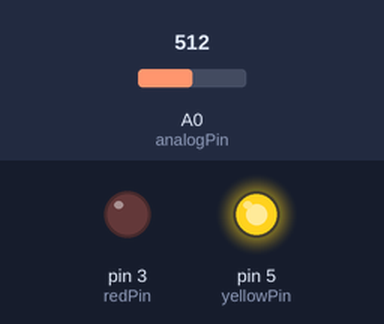
Bench run of a sketch on a simulated Arduino Uno, built with avr-gcc and run on an emulated ATmega328P. Parts: output pins drawn as LEDs (lit = HIGH). The inputs (shaded band) are chosen by the test bench; at power-on: A0 (analogPin) = 512.

Above: at 1.2 s.
1.3 s: A0 (analogPin) set to 499
At 1.8 s:
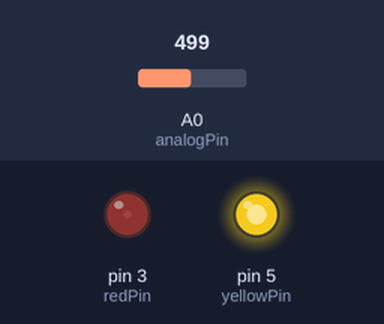
2.8 s: A0 (analogPin) set to 511
At 3.9 s:
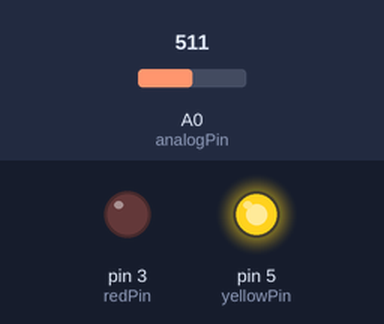
4.3 s: A0 (analogPin) set to 306
At 4.9 s:
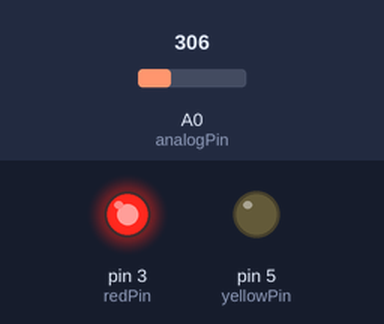
5.8 s: A0 (analogPin) set to 383
7.3 s: A0 (analogPin) set to 417
At 8.5 s:
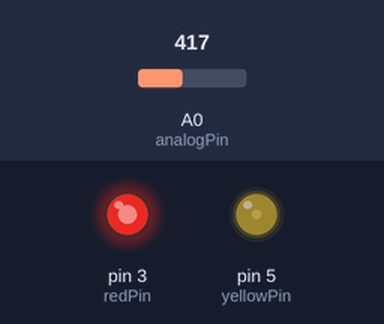
8.8 s: A0 (analogPin) set to 122
At 9.7 s:
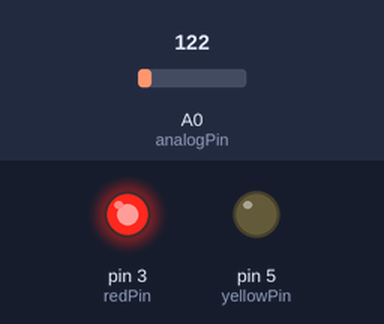
Timing chart, 0 to 11.3 s (numbered marks = the images above; inputs shaded):
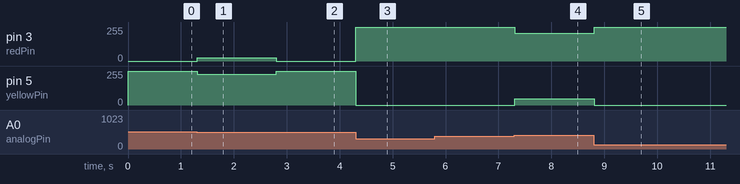

The sketch:

tempSensor.ino
```cpp
int analogPin = 0; //the thermistor attach to
int beta = 4090; //the beta of the thermistor
int resistance = 10; //the value of the pull-down resistor

int yellowPin = 5;    // select the pin for the yellow LED
int redPin = 3;    // select the pin for the red LED


void setup()
{
}

void loop()
{
  //read thermistor value
  long a =1023 - analogRead(analogPin);
  //the calculating formula of temperature
  float tempC = beta /(log((1025.0 * 10 / a - 10) / 10) + beta / 298.0) - 273.0;
  if(tempC < 24){
    tempC = 24;
  }
  if(tempC > 35){
    tempC = 35;
  }

  int redVal = map(tempC, 24, 35, 0, 255);
  int yellowVal = 255 - redVal;

  analogWrite(redPin, redVal);
  analogWrite(yellowPin, yellowVal);

  delay(20); //wait for 100 milliseconds
}
```

Measured:
- after the input at 1.3 s, pin 3 (redPin): 0/255 → 23/255 at once; pin 5 (yellowPin): 255/255 → 232/255 at once
- after the input at 2.8 s, pin 3 (redPin): 23/255 → 0/255 at once; pin 5 (yellowPin): 232/255 → 255/255 at once
- after the input at 4.3 s, pin 3 (redPin): 0/255 → 255/255 at once; pin 5 (yellowPin): 255/255 → 0/255 at once
- after the input at 5.8 s, every drawn part: stays the same
- after the input at 7.3 s, pin 3 (redPin): 255/255 → 208/255 at once; pin 5 (yellowPin): 0/255 → 47/255 at once
- after the input at 8.8 s, pin 3 (redPin): 208/255 → 255/255 at once; pin 5 (yellowPin): 47/255 → 0/255 at once
